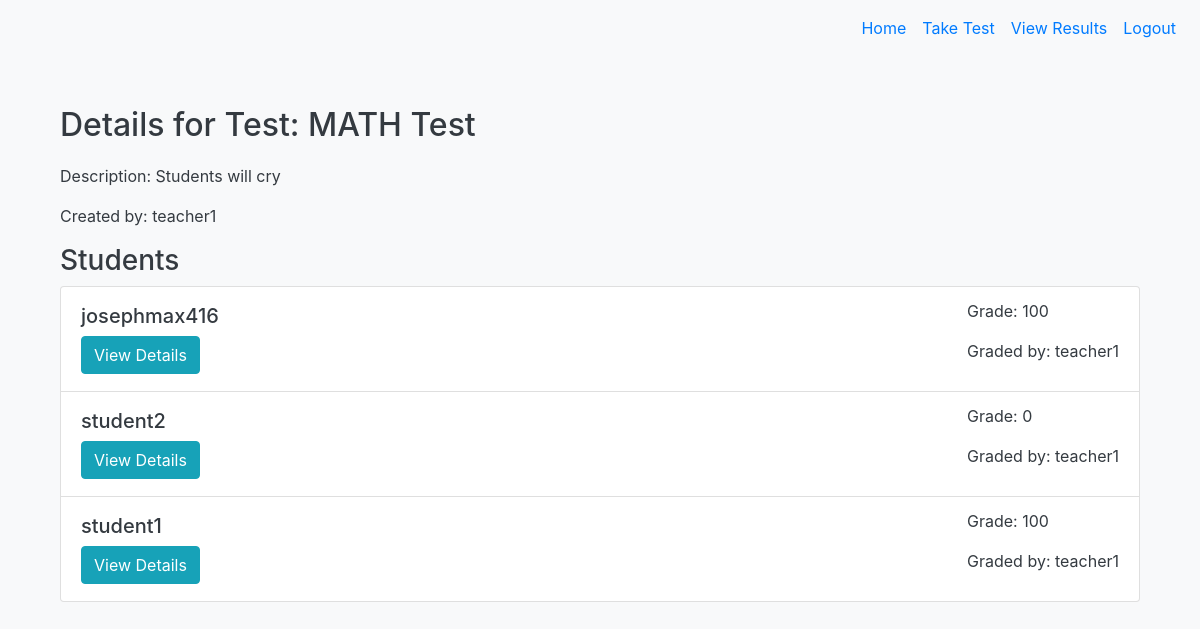
The page /test/1/details (signed in) on the database its author committed.
### tables this page shows
CREATE TABLE Test (
    id INTEGER PRIMARY KEY AUTOINCREMENT,
    teacher_id INTEGER NOT NULL,
    test_name TEXT NOT NULL,
    test_description TEXT,
    FOREIGN KEY (teacher_id) REFERENCES User(id)
);

CREATE TABLE User (
    id INTEGER PRIMARY KEY AUTOINCREMENT,
    username TEXT NOT NULL UNIQUE,
    password TEXT NOT NULL,
    role TEXT NOT NULL  -- 'student' or 'teacher'
);

CREATE TABLE Grade (
    id INTEGER PRIMARY KEY AUTOINCREMENT,
    student_id INTEGER NOT NULL,
    test_id INTEGER NOT NULL,
    grade INTEGER NOT NULL,
    graded_by INTEGER NOT NULL,
    FOREIGN KEY (student_id) REFERENCES User(id),
    FOREIGN KEY (test_id) REFERENCES Test(id),
    FOREIGN KEY (graded_by) REFERENCES User(id)
);

### app.py (the view)
@app.route('/test/<int:test_id>/details')
@login_required
def view_test_details(test_id):
    test = db.execute("SELECT Test.id, Test.test_name, Test.test_description, User.username AS teacher_name FROM Test LEFT JOIN User ON Test.teacher_id = User.id WHERE Test.id = ?", test_id)[0]
    students = db.execute("SELECT DISTINCT Answer.student_id, User.username AS student_name FROM Answer LEFT JOIN User ON Answer.student_id = User.id WHERE Answer.test_id = ?", test_id)
    for student in students:
        grades = db.execute("SELECT grade, User.username AS grader_name FROM Grade LEFT JOIN User ON Grade.graded_by = User.id WHERE Grade.student_id = ? AND Grade.test_id = ?", student['student_id'], test_id)
        student['grade'] = grades[0]['grade'] if grades else 'Not graded yet'
        student['grader_name'] = grades[0]['grader_name'] if grades else 'Not graded yet'
    return render_template('view_test_details.html', test=test, students=students)

### app.py (called while the page is built)
@login_manager.user_loader
def load_user(user_id):
    user = db.execute("SELECT * FROM User WHERE id = ?", user_id)
    if user:
        return User(id=user[0]['id'], username=user[0]['username'], password=user[0]['password'], role=user[0]['role'])
    return None

### templates/view_test_details.html
{% extends "base.html" %}
{% block content %}
<div class="container mt-4">
    <h2>Details for Test: {{ test.test_name }}</h2>
    <p>Description: {{ test.test_description }}</p>
    <p>Created by: {{ test.teacher_name }}</p>
    <h3>Students</h3>
    <ul class="list-group">
        {% for student in students %}
        <li class="list-group-item">
            <div class="d-flex justify-content-between align-items-center">
                <div>
                    <h5>{{ student.student_name }}</h5>
                    <a href="{{ url_for('view_individual_details', test_id=test.id, student_id=student.student_id) }}" class="btn btn-info">
                        View Details
                    </a>
                </div>
                <div>
                    <p>Grade: {{ student.grade }}</p>
                    <p>Graded by: {{ student.grader_name }}</p>
                </div>
            </div>
        </li>
        {% endfor %}
    </ul>
</div>
{% endblock %}

### templates/base.html (shortened to what this page needs)
<!DOCTYPE html>
<html lang="en">
<head>
    <link rel="stylesheet" href="https://stackpath.bootstrapcdn.com/bootstrap/4.3.1/css/bootstrap.min.css">
    <link rel="stylesheet" href="{{ url_for('static', filename='css/styles.css') }}">
</head>
<body>
    <nav class="navbar navbar-expand-lg navbar-light bg-light">
        <div class="collapse navbar-collapse" id="navbarNav">
            <ul class="navbar-nav ml-auto">
                <li class="nav-item">
                    <a class="nav-link" href="/">Home</a>
                </li>
                {% if current_user.is_authenticated %}
                    {% if current_user.role == 'teacher' %}
                        <li class="nav-item">
                            <a class="nav-link" href="/create_test">Create Test</a>
                        </li>
                        <li class="nav-item">
                            <a class="nav-link" href="/manage_tests">Manage Tests</a>
                        </li>
                        <li class="nav-item">
                            <a class="nav-link" href="/tests">View All Tests</a>
                        </li>
                    {% elif current_user.role == 'student' %}
                        <li class="nav-item">
                            <a class="nav-link" href="/take_test">Take Test</a>
                        </li>
                        <li class="nav-item">
                            <a class="nav-link" href="/view_results">View Results</a>
                        </li>
                    {% elif current_user.role == 'admin' %}
                        <li class="nav-item">
                            <a class="nav-link" href="/accounts">View Accounts</a>
                        </li>
                    {% endif %}
                    <li class="nav-item">
                        <a class="nav-link" href="/logout">Logout</a>
                    </li>
                {% endif %}
            </ul>
        </div>
    </nav>
    <div class="container">
        {% block content %}{% endblock %}
    </div>
</body>
</html>

### static/css/styles.css (style rules this page uses)
body { background-color: #f8f9fa; color: #343a40; }
.navbar { margin-bottom: 2rem; }
.container { margin-top: 50px; }
h2 { margin-bottom: 20px; }
.navbar-brand, .nav-link { color: #007bff !important; }

### rows shown on the page
Test: test_name "MATH Test", test_description "Students will cry"
User: teacher_name "teacher1"
Grade: student_name "josephmax416", grade "100", grader_name "teacher1"
Grade: student_name "student2", grade "0", grader_name "teacher1"
Grade: student_name "student1", grade "100", grader_name "teacher1"
